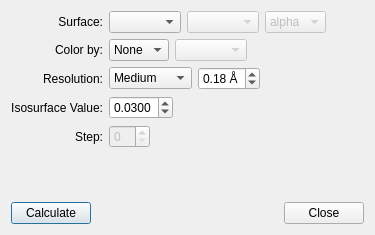
<?xml version="1.0" encoding="UTF-8"?>
<ui version="4.0">
 <class>SurfaceDialog</class>
 <widget class="QDialog" name="SurfaceDialog">
  <property name="windowModality">
   <enum>Qt::NonModal</enum>
  </property>
  <property name="enabled">
   <bool>true</bool>
  </property>
  <property name="geometry">
   <rect>
    <x>0</x>
    <y>0</y>
    <width>375</width>
    <height>235</height>
   </rect>
  </property>
  <property name="contextMenuPolicy">
   <enum>Qt::DefaultContextMenu</enum>
  </property>
  <property name="windowTitle">
   <string>Create Surfaces</string>
  </property>
  <property name="windowFilePath">
   <string/>
  </property>
  <property name="sizeGripEnabled">
   <bool>false</bool>
  </property>
  <layout class="QVBoxLayout" name="verticalLayout">
   <item>
    <layout class="QGridLayout" name="gridLayout">
     <item row="0" column="0">
      <widget class="QLabel" name="label">
       <property name="text">
        <string>Surface:</string>
       </property>
       <property name="alignment">
        <set>Qt::AlignRight|Qt::AlignTrailing|Qt::AlignVCenter</set>
       </property>
      </widget>
     </item>
     <item row="0" column="1">
      <layout class="QHBoxLayout" name="horizontalLayout_2">
       <item>
        <widget class="QComboBox" name="surfaceCombo">
         <property name="enabled">
          <bool>true</bool>
         </property>
        </widget>
       </item>
       <item>
        <widget class="QComboBox" name="orbitalCombo">
         <property name="enabled">
          <bool>false</bool>
         </property>
        </widget>
       </item>
       <item>
        <widget class="QComboBox" name="spinCombo">
         <property name="enabled">
          <bool>false</bool>
         </property>
         <item>
          <property name="text">
           <string>alpha</string>
          </property>
         </item>
         <item>
          <property name="text">
           <string>beta</string>
          </property>
         </item>
        </widget>
       </item>
       <item>
        <spacer name="horizontalSpacer">
         <property name="orientation">
          <enum>Qt::Horizontal</enum>
         </property>
         <property name="sizeHint" stdset="0">
          <size>
           <width>40</width>
           <height>20</height>
          </size>
         </property>
        </spacer>
       </item>
      </layout>
     </item>
     <item row="1" column="0">
      <widget class="QLabel" name="label_4">
       <property name="text">
        <string>Color by:</string>
       </property>
       <property name="alignment">
        <set>Qt::AlignRight|Qt::AlignTrailing|Qt::AlignVCenter</set>
       </property>
      </widget>
     </item>
     <item row="1" column="1">
      <layout class="QHBoxLayout" name="horizontalLayout_5">
       <item>
        <widget class="QComboBox" name="propertyCombo">
         <item>
          <property name="text">
           <string>None</string>
          </property>
         </item>
        </widget>
       </item>
       <item>
        <widget class="QComboBox" name="chargeCombo">
         <property name="enabled">
          <bool>false</bool>
         </property>
        </widget>
       </item>
       <item>
        <spacer name="horizontalSpacer_4">
         <property name="orientation">
          <enum>Qt::Horizontal</enum>
         </property>
         <property name="sizeHint" stdset="0">
          <size>
           <width>40</width>
           <height>20</height>
          </size>
         </property>
        </spacer>
       </item>
      </layout>
     </item>
     <item row="2" column="0">
      <widget class="QLabel" name="label_3">
       <property name="text">
        <string>Resolution:</string>
       </property>
       <property name="alignment">
        <set>Qt::AlignRight|Qt::AlignTrailing|Qt::AlignVCenter</set>
       </property>
      </widget>
     </item>
     <item row="2" column="1">
      <layout class="QHBoxLayout" name="horizontalLayout">
       <item>
        <widget class="QComboBox" name="resolutionCombo">
         <property name="enabled">
          <bool>true</bool>
         </property>
         <property name="currentText">
          <string>Medium</string>
         </property>
         <property name="currentIndex">
          <number>2</number>
         </property>
         <item>
          <property name="text">
           <string>Very Low</string>
          </property>
         </item>
         <item>
          <property name="text">
           <string>Low</string>
          </property>
         </item>
         <item>
          <property name="text">
           <string>Medium</string>
          </property>
         </item>
         <item>
          <property name="text">
           <string>High</string>
          </property>
         </item>
         <item>
          <property name="text">
           <string>Very High</string>
          </property>
         </item>
         <item>
          <property name="text">
           <string>Custom</string>
          </property>
         </item>
        </widget>
       </item>
       <item>
        <widget class="QDoubleSpinBox" name="resolutionDoubleSpinBox">
         <property name="enabled">
          <bool>true</bool>
         </property>
         <property name="suffix">
          <string> Å</string>
         </property>
         <property name="minimum">
          <double>0.010000000000000</double>
         </property>
         <property name="maximum">
          <double>2.000000000000000</double>
         </property>
         <property name="singleStep">
          <double>0.100000000000000</double>
         </property>
         <property name="value">
          <double>0.180000000000000</double>
         </property>
        </widget>
       </item>
       <item>
        <spacer name="horizontalSpacer_2">
         <property name="orientation">
          <enum>Qt::Horizontal</enum>
         </property>
         <property name="sizeHint" stdset="0">
          <size>
           <width>40</width>
           <height>20</height>
          </size>
         </property>
        </spacer>
       </item>
      </layout>
     </item>
     <item row="3" column="0">
      <widget class="QLabel" name="label_2">
       <property name="text">
        <string>Isosurface Value:</string>
       </property>
       <property name="alignment">
        <set>Qt::AlignRight|Qt::AlignTrailing|Qt::AlignVCenter</set>
       </property>
      </widget>
     </item>
     <item row="3" column="1">
      <layout class="QHBoxLayout" name="horizontalLayout_3">
       <item>
        <widget class="QDoubleSpinBox" name="isosurfaceDoubleSpinBox">
         <property name="decimals">
          <number>4</number>
         </property>
         <property name="minimum">
          <double>0.000100000000000</double>
         </property>
         <property name="maximum">
          <double>0.999000000000000</double>
         </property>
         <property name="singleStep">
          <double>0.001000000000000</double>
         </property>
         <property name="value">
          <double>0.030000000000000</double>
         </property>
        </widget>
       </item>
       <item>
        <spacer name="horizontalSpacer_3">
         <property name="orientation">
          <enum>Qt::Horizontal</enum>
         </property>
         <property name="sizeHint" stdset="0">
          <size>
           <width>40</width>
           <height>20</height>
          </size>
         </property>
        </spacer>
       </item>
      </layout>
     </item>
     <item row="4" column="0">
      <widget class="QLabel" name="label_5">
       <property name="text">
        <string>Step:</string>
       </property>
       <property name="alignment">
        <set>Qt::AlignRight|Qt::AlignTrailing|Qt::AlignVCenter</set>
       </property>
      </widget>
     </item>
     <item row="4" column="1">
      <layout class="QHBoxLayout" name="horizontalLayout_6">
       <item>
        <widget class="QSpinBox" name="stepValue">
         <property name="enabled">
          <bool>false</bool>
         </property>
        </widget>
       </item>
       <item>
        <spacer name="horizontalSpacer_5">
         <property name="orientation">
          <enum>Qt::Horizontal</enum>
         </property>
         <property name="sizeHint" stdset="0">
          <size>
           <width>40</width>
           <height>20</height>
          </size>
         </property>
        </spacer>
       </item>
      </layout>
     </item>
    </layout>
   </item>
   <item>
    <spacer name="verticalSpacer">
     <property name="orientation">
      <enum>Qt::Vertical</enum>
     </property>
     <property name="sizeHint" stdset="0">
      <size>
       <width>20</width>
       <height>40</height>
      </size>
     </property>
    </spacer>
   </item>
   <item>
    <layout class="QHBoxLayout" name="horizontalLayout_4">
     <item>
      <widget class="QPushButton" name="calculateButton">
       <property name="enabled">
        <bool>true</bool>
       </property>
       <property name="text">
        <string>Calculate</string>
       </property>
       <property name="default">
        <bool>true</bool>
       </property>
      </widget>
     </item>
     <item>
      <widget class="QDialogButtonBox" name="buttonBox">
       <property name="standardButtons">
        <set>QDialogButtonBox::Close</set>
       </property>
      </widget>
     </item>
    </layout>
   </item>
  </layout>
  <zorder>buttonBox</zorder>
  <zorder>buttonBox</zorder>
  <zorder>label_5</zorder>
  <zorder>layoutWidget</zorder>
  <zorder>stepValue</zorder>
 </widget>
 <resources/>
 <connections>
  <connection>
   <sender>buttonBox</sender>
   <signal>clicked(QAbstractButton*)</signal>
   <receiver>SurfaceDialog</receiver>
   <slot>close()</slot>
   <hints>
    <hint type="sourcelabel">
     <x>307</x>
     <y>174</y>
    </hint>
    <hint type="destinationlabel">
     <x>257</x>
     <y>106</y>
    </hint>
   </hints>
  </connection>
 </connections>
</ui>
